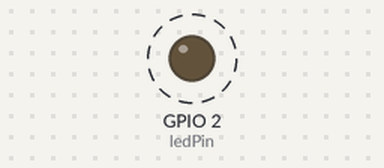
The sketch below on a simulated ESP32. Shown: output pins drawn as LEDs (lit = HIGH). Dashed ring = blinking. What the sketch prints to the serial monitor is not drawn.

Above: at 0.5 s.
Timing chart, 0 to 4.6 s (numbered marks = the images above):
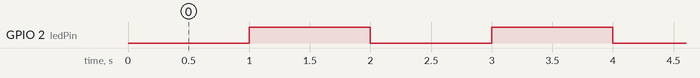

The sketch:

ex02.ino
```cpp
// ESP32板载LED硬件引脚，固定为GPIO2
const int ledPin = 2;

// 记录上一次切换LED状态的系统时间，必须用unsigned long匹配millis返回值
unsigned long prevTime = 0;
// LED状态切换间隔：1000毫秒 = 1秒，实现1Hz闪烁
const unsigned long interval = 1000;
// 标记LED当前电平状态，LOW=熄灭，HIGH=点亮
bool ledState = LOW;

// setup函数：上电仅执行1次，用于硬件、串口初始化
void setup() {
  // 初始化串口通信，波特率设置115200，串口监视器必须匹配此数值才能正常显示
  Serial.begin(115200);
  // 将GPIO2引脚配置为输出模式，用来控制LED高低电平
  pinMode(ledPin, OUTPUT);
  // 上电初始状态：熄灭LED，避免开机乱闪
  digitalWrite(ledPin, LOW);
  // 串口打印程序启动提示
  Serial.println("=== ESP32 millis无阻塞LED闪烁程序启动 ===");
}

// loop函数：上电循环持续执行，程序主逻辑
void loop() {
  // 获取开发板从上电到当前的总运行毫秒数
  unsigned long now = millis();

  // 判断：当前时间 - 上次切换时间 ≥ 设定1秒间隔，满足条件就翻转LED
  if(now - prevTime >= interval){
    // 更新时间戳，把本次切换的时间记录为新基准
    prevTime = now;
    // 翻转LED状态：LOW变HIGH、HIGH变LOW
    ledState = !ledState;
    // 输出电平到GPIO2，控制LED亮灭
    digitalWrite(ledPin, ledState);

    // 串口打印当前运行毫秒数
    Serial.print("运行毫秒Time: ");
    Serial.print(now);
    // 三元运算符：根据ledState打印对应LED状态
    Serial.print("  LED状态: ");
    Serial.println(ledState ? "LED ON 点亮" : "LED OFF 熄灭");
  }
  // 无阻塞优势：if外可添加其他任务代码，不会被延时卡住并行运行
}
```

Measured:
- by itself, GPIO 2 (ledPin): alternates HIGH for 1.0 s and LOW for 1.0 s
